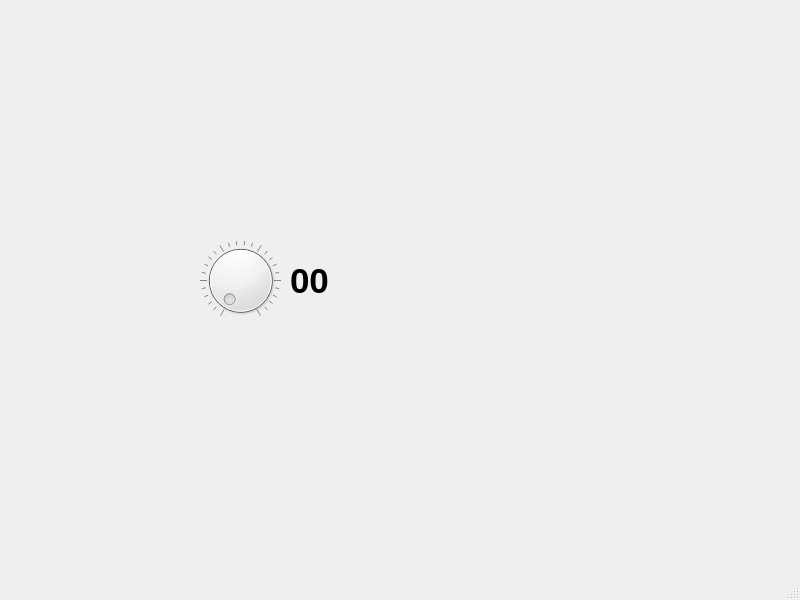
<?xml version="1.0" encoding="UTF-8"?>
<ui version="4.0">
 <class>MainWindow</class>
 <widget class="QMainWindow" name="MainWindow">
  <property name="geometry">
   <rect>
    <x>0</x>
    <y>0</y>
    <width>800</width>
    <height>600</height>
   </rect>
  </property>
  <property name="windowTitle">
   <string>MainWindow</string>
  </property>
  <widget class="QWidget" name="centralwidget">
   <widget class="QDial" name="dial">
    <property name="geometry">
     <rect>
      <x>200</x>
      <y>240</y>
      <width>81</width>
      <height>81</height>
     </rect>
    </property>
    <property name="sliderPosition">
     <number>0</number>
    </property>
    <property name="invertedControls">
     <bool>false</bool>
    </property>
    <property name="wrapping">
     <bool>false</bool>
    </property>
    <property name="notchesVisible">
     <bool>true</bool>
    </property>
   </widget>
   <widget class="QLabel" name="label">
    <property name="geometry">
     <rect>
      <x>290</x>
      <y>260</y>
      <width>41</width>
      <height>41</height>
     </rect>
    </property>
    <property name="font">
     <font>
      <pointsize>26</pointsize>
      <weight>75</weight>
      <bold>true</bold>
     </font>
    </property>
    <property name="text">
     <string>00</string>
    </property>
   </widget>
  </widget>
  <widget class="QMenuBar" name="menubar">
   <property name="geometry">
    <rect>
     <x>0</x>
     <y>0</y>
     <width>800</width>
     <height>23</height>
    </rect>
   </property>
  </widget>
  <widget class="QStatusBar" name="statusbar"/>
 </widget>
 <resources/>
 <connections/>
</ui>
